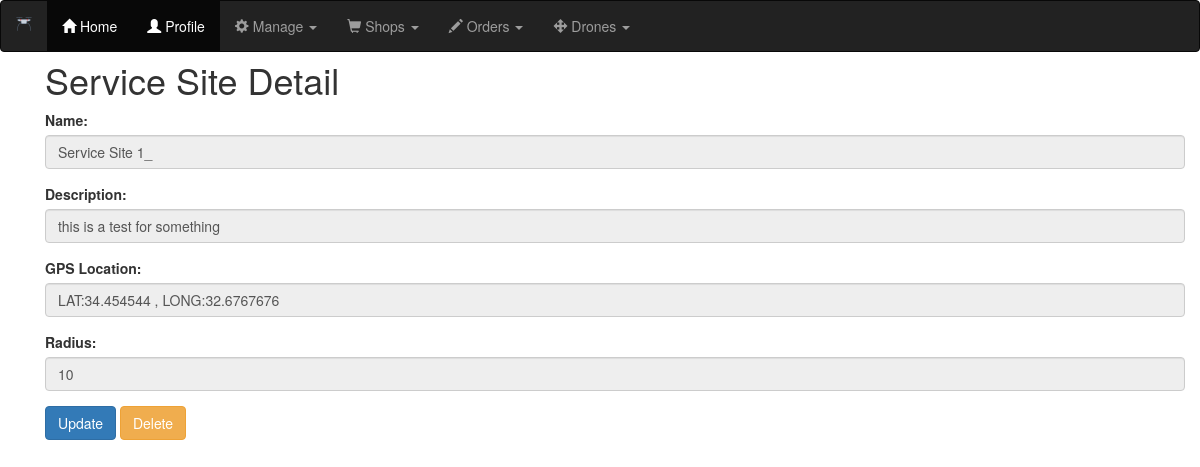
Page /shops/service_site/1/detail on the committed database.
### shops/models.py (models this page shows, shortened)
class ServiceSite(models.Model): #Locations where there is a drone service
    name = models.CharField(max_length=20,blank=False)
    description = models.CharField(max_length=50, blank=True)
    lat = models.FloatField(null=True)
    long = models.FloatField(null=True)
    radius = models.IntegerField(default=10)

### shops/views.py (the view)
# urls.py: path('service_site/<int:id>/detail',ServiceSiteDetailView.as_view(),name='service_site_detail'),
class ServiceSiteDetailView(DetailView):
    template_name = 'service_sites/servicesite_detail.html'
    model=ServiceSite
    form_class = ServiceSiteModelForm
    def get_object(self):
        id_ = self.kwargs.get("id")
        return get_object_or_404(ServiceSite,id=id_)

### shops/templates/service_sites/servicesite_detail.html (shortened to what this page needs)
<!DOCTYPE html>
{% extends "base.html" %}
{% block content %}
<div class="container">
<br><br>
  <h1>Service Site Detail</h1>
  <form method="POST">
    <div class="form-group">
        <label for="name">Name:</label>
        <input type="text" class="form-control" id="name" value='{{ servicesite.name }}' disabled>
    </div>
    <div class="form-group">
        <label for="description">Description:</label>
        <input type="text" class="form-control" id="description" value="{{ servicesite.description }}" disabled>
    </div>
    <div class="form-group">
        <label for="gps">GPS Location:</label>
        <input type="text" class="form-control" id="gps" value='LAT:{{ servicesite.lat }} , LONG:{{ servicesite.long }}' disabled>
    </div>
    <div class="form-group">
        <label for="radius">Radius:</label>
        <input type="text" class="form-control" id="radius" value="{{ servicesite.radius }}" disabled>
    </div>
    <a href="{% url 'shops:service_site_update' servicesite.id %}"><button type="button" class="btn btn-primary">Update</button></a>
    <a href="{% url 'shops:service_site_delete' servicesite.id %}"><button type="button" class="btn btn-warning">Delete</button></a>
  </form>
</div>
{% endblock %}

### rows in the picture
ServiceSite: name "Service Site 1_", description "this is a test for something", lat "LAT:34.454544 , LONG:32.6767676", radius "10"
